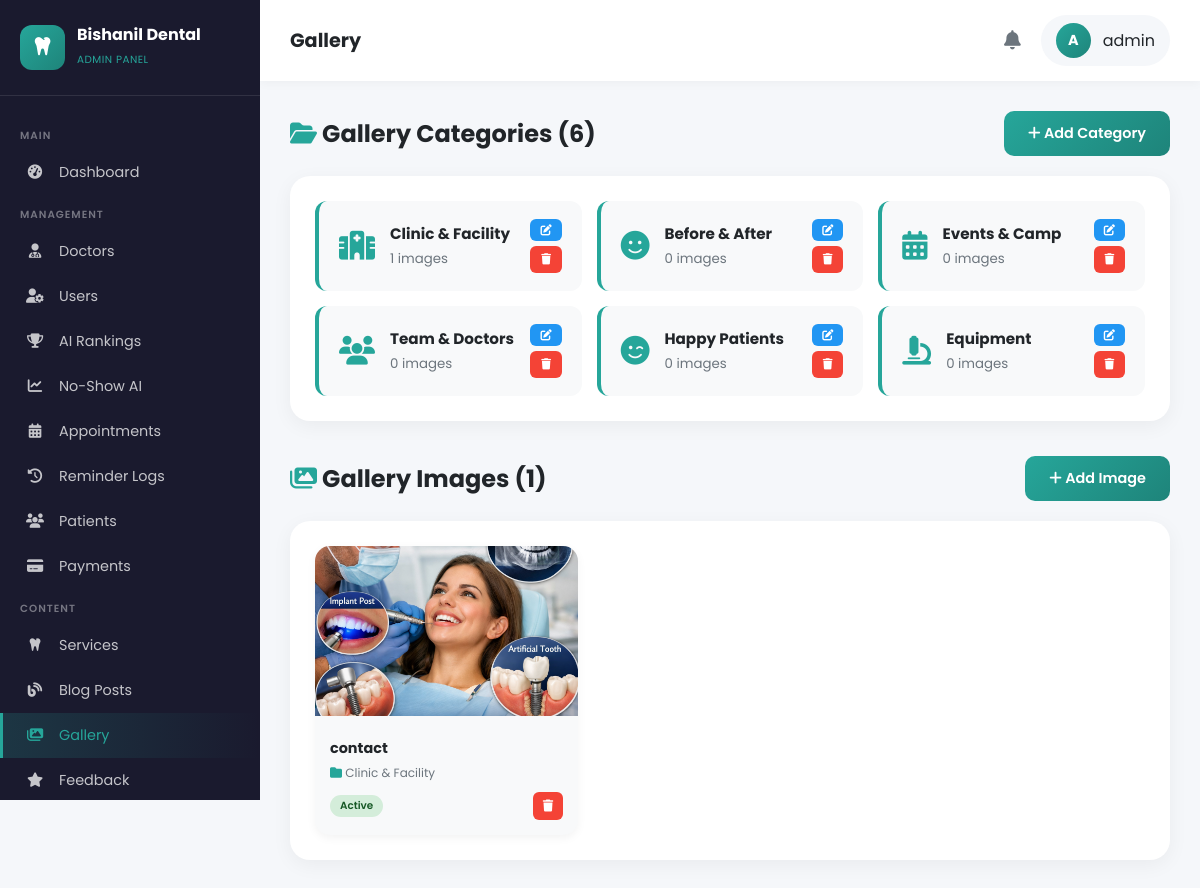
Page /admin-panel/gallery/ (signed in) on the earlier database version.
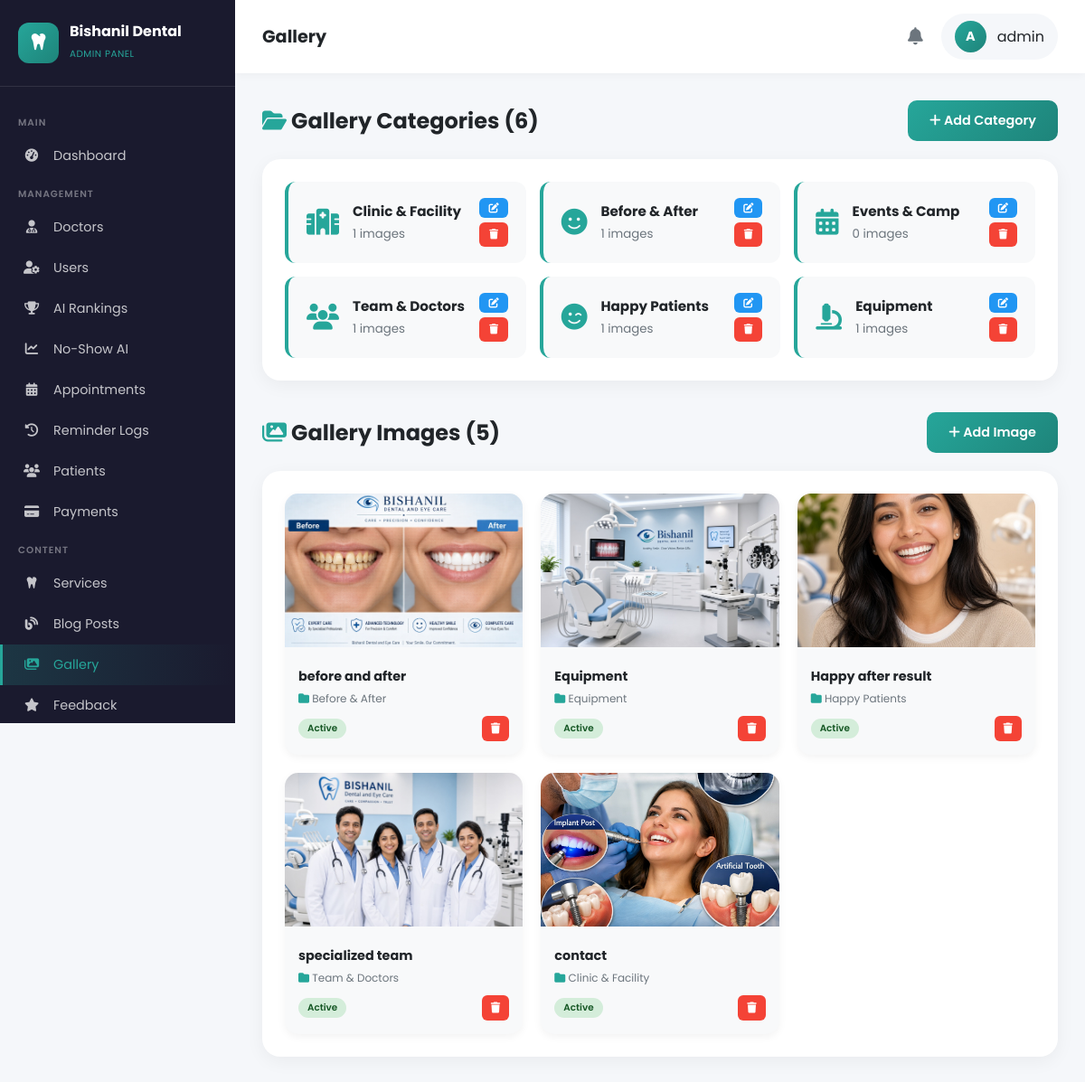
Same page on the later database version.
### gallery/models.py (models this page shows, shortened)
class GalleryCategory(models.Model):
    CATEGORY_TYPES = [
        ('clinic', 'Clinic & Facility'),
        ('before_after', 'Before & After'),
        ('events', 'Events & Camp'),
        ('team', 'Team & Doctors'),
        ('patients', 'Happy Patients'),
        ('equipment', 'Equipment & Technology'),
    ]
    name = models.CharField(max_length=100)
    slug = models.SlugField(unique=True)
    category_type = models.CharField(max_length=50, choices=CATEGORY_TYPES)
    description = models.TextField(blank=True)
    icon_class = models.CharField(max_length=50, default='fas fa-images')
    order = models.IntegerField(default=0)
    is_active = models.BooleanField(default=True)
    class Meta:
        ordering = ['order', 'name']
        verbose_name = 'Gallery Category'
        verbose_name_plural = 'Gallery Categories'

class GalleryImage(models.Model):
    category = models.ForeignKey(GalleryCategory, on_delete=models.CASCADE, related_name='images')
    title = models.CharField(max_length=200)
    description = models.TextField(blank=True)
    image = models.ImageField(upload_to='gallery/images/')
    before_image = models.ImageField(upload_to='gallery/before_after/', blank=True, null=True)
    after_image = models.ImageField(upload_to='gallery/before_after/', blank=True, null=True)
    is_before_after = models.BooleanField(default=False)
    service_type = models.CharField(max_length=20, choices=[
        ('dental', 'Dental'),
        ('eye', 'Eye Care'),
        ('both', 'Both'),
    ], default='both')
    alt_text = models.CharField(max_length=200, blank=True)
    order = models.IntegerField(default=0)
    is_featured = models.BooleanField(default=False)
    is_active = models.BooleanField(default=True)
    date_added = models.DateField(auto_now_add=True)
    class Meta:
        ordering = ['order', '-date_added']
        verbose_name = 'Gallery Image'
        verbose_name_plural = 'Gallery Images'

### dashboard/views.py (the view)
# urls.py: path('gallery/', views.manage_gallery, name='manage_gallery'),
@login_required(login_url='/admin-panel/login/')
@user_passes_test(is_admin, login_url='/admin-panel/login/')
def manage_gallery(request):
    return render(request, 'dashboard/manage_gallery.html', {
        'images': GalleryImage.objects.all().order_by('-date_added'),
        'categories': GalleryCategory.objects.all(),
    })

### contact/context_processors.py (called while the page is built)
def contact_settings(request):
    try:
        settings = ContactSettings.objects.first()
    except:
        settings = None
    return {'contact_settings': settings}

### dashboard/views.py (called while the page is built)
def is_admin(user):
    return user.is_authenticated and user.is_staff

### doctors/context_processors.py (called while the page is built)
def doctor_profile(request):
    if request.user.is_authenticated:
        try:
            from .models import Doctor
            doctor = Doctor.objects.get(user=request.user)
            return {'doctor_profile': doctor}
        except:
            pass
    return {'doctor_profile': None}

### seo/context_processors.py (called while the page is built)
def seo_settings(request):
    try:
        settings = SEOSettings.objects.first()
        current_site = Site.objects.get_current()
    except:
        settings = None
        current_site = None
    path = request.path
    page_type = 'home'
    if '/dental/' in path:
        page_type = 'dental'
    elif '/eyecare/' in path:
        page_type = 'eye'
    elif '/doctors/' in path:
        page_type = 'doctors'
    elif '/blog/' in path:
        page_type = 'blog'
    elif '/gallery/' in path:
        page_type = 'gallery'
    elif '/contact/' in path:
        page_type = 'contact'
    elif '/appointments/' in path:
        page_type = 'appointments'
    return {
        'seo_settings': settings,
        'current_site': current_site,
        'current_page_type': page_type,
        'current_path': path,
    }

### templates/dashboard/manage_gallery.html (shortened to what this page needs)
{% extends 'dashboard/base_admin.html' %}
{% load static %}
{% block page_title %}Gallery{% endblock %}
{% block content %}
<div style="display: flex; justify-content: space-between; align-items: center; margin-bottom: 20px; flex-wrap: wrap; gap: 15px;">
    <h2 style="color: #212529; margin: 0;"><i class="fas fa-folder-open" style="color: #26a69a;"></i> Gallery Categories ({{ categories.count }})</h2>
    <button onclick="openCategoryModal()" style="background: linear-gradient(135deg, #26a69a, #1e847a); color: white; padding: 12px 24px; border-radius: 10px; border: none; cursor: pointer; font-weight: 600; font-family: inherit; font-size: 0.9rem;">
        <i class="fas fa-plus"></i> Add Category
    </button>
</div>
<div style="background: white; border-radius: 20px; padding: 25px; box-shadow: 0 5px 20px rgba(0,0,0,0.05); margin-bottom: 35px;">
    {% if categories %}
    <div style="display: grid; grid-template-columns: repeat(auto-fill, minmax(250px, 1fr)); gap: 15px;">
        {% for cat in categories %}
        <div style="background: #f8f9fa; padding: 18px 20px; border-radius: 12px; display: flex; align-items: center; gap: 15px; border-left: 4px solid {% if cat.is_active %}#26a69a{% else %}#f44336{% endif %};">
            <i class="{{ cat.icon_class }}" style="font-size: 1.8rem; color: #26a69a;"></i>
            <div style="flex: 1;">
                <strong style="font-size: 0.95rem; display: block;">{{ cat.name }}</strong>
                <small style="color: #6c757d;">{{ cat.images.count }} images</small>
            </div>
            <div style="display: flex; flex-direction: column; gap: 5px;">
                <button onclick="openEditCategoryModal({{ cat.id }}, '{{ cat.name|escapejs }}', '{{ cat.slug }}', '{{ cat.category_type }}', '{{ cat.description|escapejs }}', '{{ cat.icon_class }}', {{ cat.order }}, {{ cat.is_active|yesno:'true,false' }})" style="background: #2196f3; color: white; padding: 5px 10px; border-radius: 6px; border: none; cursor: pointer; font-size: 0.7rem;">
                    <i class="fas fa-edit"></i>
                </button>
                <a href="{% url 'dashboard:delete_gallery_category' cat.id %}" onclick="return confirm('Delete category: {{ cat.name }}? This will also delete all its images.');" style="background: #f44336; color: white; padding: 5px 10px; border-radius: 6px; text-decoration: none; font-size: 0.7rem; text-align: center;">
                    <i class="fas fa-trash"></i>
                </a>
            </div>
        </div>
        {% endfor %}
    </div>
    {% else %}
    <p style="text-align: center; padding: 30px; color: #6c757d;">No categories yet. Click "Add Category" to create one.</p>
    {% endif %}
</div>
<div style="display: flex; justify-content: space-between; align-items: center; margin-bottom: 20px; flex-wrap: wrap; gap: 15px;">
    <h2 style="color: #212529; margin: 0;"><i class="fas fa-images" style="color: #26a69a;"></i> Gallery Images ({{ images.count }})</h2>
    {% if categories %}
    <button onclick="openAddModal()" style="background: linear-gradient(135deg, #26a69a, #1e847a); color: white; padding: 12px 24px; border-radius: 10px; border: none; cursor: pointer; font-weight: 600; font-family: inherit; font-size: 0.9rem;">
        <i class="fas fa-plus"></i> Add Image
    </button>
    {% endif %}
</div>
<div style="background: white; border-radius: 20px; padding: 25px; box-shadow: 0 5px 20px rgba(0,0,0,0.05);">
    {% if images %}
    <div style="display: grid; grid-template-columns: repeat(auto-fill, minmax(230px, 1fr)); gap: 20px;">
        {% for image in images %}
        <div style="background: #f8f9fa; border-radius: 15px; overflow: hidden; box-shadow: 0 3px 10px rgba(0,0,0,0.05);">
            {% if image.image %}
            <img src="{{ image.image.url }}" style="width: 100%; height: 170px; object-fit: cover;">
            {% elif image.is_before_after and image.after_image %}
            <img src="{{ image.after_image.url }}" style="width: 100%; height: 170px; object-fit: cover;">
            {% else %}
            <div style="width: 100%; height: 170px; background: #e9ecef; display: flex; align-items: center; justify-content: center; color: #adb5bd;">
                <i class="fas fa-image" style="font-size: 3rem;"></i>
            </div>
            {% endif %}
            <div style="padding: 15px;">
                <strong style="font-size: 0.9rem; display: block; margin-bottom: 5px;">{{ image.title|truncatechars:30 }}</strong>
                <p style="font-size: 0.75rem; color: #6c757d; margin: 0 0 10px 0;">
                    <i class="fas fa-folder" style="color: #26a69a;"></i> {{ image.category.name }}
                </p>
                <div style="display: flex; justify-content: space-between; align-items: center;">
                    {% if image.is_active %}
                    <span style="background: #d4edda; color: #155724; padding: 3px 10px; border-radius: 20px; font-size: 0.65rem; font-weight: 600;">Active</span>
                    {% else %}
                    <span style="background: #f8d7da; color: #721c24; padding: 3px 10px; border-radius: 20px; font-size: 0.65rem; font-weight: 600;">Inactive</span>
                    {% endif %}
                    <a href="{% url 'dashboard:delete_gallery' image.id %}" onclick="return confirm('Delete this image?');" style="background: #f44336; color: white; padding: 5px 10px; border-radius: 6px; text-decoration: none; font-size: 0.75rem;">
                        <i class="fas fa-trash"></i>
                    </a>
                </div>
            </div>
        </div>
        {% endfor %}
    </div>
    {% else %}
    <p style="text-align: center; padding: 40px; color: #6c757d;">No images yet.</p>
    {% endif %}
</div>
{% endblock %}

### templates/dashboard/base_admin.html (shortened to what this page needs)
{% load static %}
<!DOCTYPE html>
<html lang="en">
<head>
    <link rel="stylesheet" href="https://cdnjs.cloudflare.com/ajax/libs/font-awesome/6.4.0/css/all.min.css">
</head>
<body>
<aside class="admin-sidebar" id="adminSidebar">
    <div class="sidebar-header">
        <div class="logo-icon"><i class="fas fa-tooth"></i></div>
        <div><h2>Bishanil Dental</h2><small>ADMIN PANEL</small></div>
    </div>
    <ul class="sidebar-menu">
        <li class="menu-category">Main</li>
        <li><a href="{% url 'dashboard:admin_dashboard' %}" class="{% if request.resolver_match.url_name == 'admin_dashboard' %}active{% endif %}"><i class="fas fa-tachometer-alt"></i> Dashboard</a></li>
        <li class="menu-category">Management</li>
        <li><a href="{% url 'dashboard:manage_doctors' %}" class="{% if 'doctor' in request.resolver_match.url_name %}active{% endif %}"><i class="fas fa-user-md"></i> Doctors</a></li>
        <li><a href="{% url 'dashboard:manage_users' %}" class="{% if 'user' in request.resolver_match.url_name %}active{% endif %}"><i class="fas fa-user-cog"></i> Users</a></li>
        <li><a href="{% url 'dashboard:doctor_rankings' %}" class="{% if 'rankings' in request.resolver_match.url_name %}active{% endif %}"><i class="fas fa-trophy"></i> AI Rankings</a></li>
        <li><a href="{% url 'dashboard:no_show_analytics' %}" class=""><i class="fas fa-chart-line"></i> No-Show AI</a></li>
        <li><a href="{% url 'dashboard:manage_appointments' %}" class="{% if 'appointment' in request.resolver_match.url_name %}active{% endif %}"><i class="fas fa-calendar-alt"></i> Appointments</a></li>
        <li><a href="{% url 'dashboard:reminder_logs' %}" class="{% if 'reminder' in request.resolver_match.url_name %}active{% endif %}"><i class="fas fa-history"></i> Reminder Logs</a></li>
        <li><a href="{% url 'dashboard:manage_patients' %}" class="{% if 'patient' in request.resolver_match.url_name %}active{% endif %}"><i class="fas fa-users"></i> Patients</a></li>
        <li><a href="{% url 'dashboard:manage_payments' %}" class="{% if 'payment' in request.resolver_match.url_name %}active{% endif %}"><i class="fas fa-credit-card"></i> Payments</a></li>
        <li class="menu-category">Content</li>
        <li><a href="{% url 'dashboard:manage_services' %}" class="{% if 'service' in request.resolver_match.url_name %}active{% endif %}"><i class="fas fa-tooth"></i> Services</a></li>
        <li><a href="{% url 'dashboard:manage_blog' %}" class="{% if 'blog' in request.resolver_match.url_name %}active{% endif %}"><i class="fas fa-blog"></i> Blog Posts</a></li>
        <li><a href="{% url 'dashboard:manage_gallery' %}" class="{% if 'gallery' in request.resolver_match.url_name %}active{% endif %}"><i class="fas fa-images"></i> Gallery</a></li>
        <li><a href="{% url 'dashboard:manage_feedback' %}" class="{% if 'feedback' in request.resolver_match.url_name %}active{% endif %}"><i class="fas fa-star"></i> Feedback</a></li>
    </ul>
</aside>
<div class="admin-main">
    <nav class="admin-navbar">
        <div class="navbar-left">
            <h1>{% block page_title %}Dashboard{% endblock %}</h1>
        </div>
        <div class="navbar-right">
            <div class="nav-icon"><i class="fas fa-bell"></i></div>
            <div class="admin-user">
                <div class="avatar">{{ request.user.username|slice:":1"|upper }}</div>
                <span>{{ request.user.username }}</span>
            </div>
        </div>
    </nav>
    <div class="admin-content">
        {% block content %}{% endblock %}
    </div>
</div>
</body>
</html>

### templates/dashboard/base_admin.html (style rules this page uses)
:root { --teal: #26a69a; --teal-dark: #1e847a; --sidebar-bg: #1a1a2e; --sidebar-hover: #16213e; --bg-light: #f5f7fa; --text-dark: #212529; --text-muted: #6c757d; }
* { margin: 0; padding: 0; box-sizing: border-box; }
body { font-family: 'Poppins', sans-serif; background: var(--bg-light); color: var(--text-dark); }
.admin-sidebar { position: fixed; left: 0; top: 0; width: 260px; height: 100vh; background: var(--sidebar-bg); color: white; overflow-y: auto; z-index: 1000; transition: all 0.3s; }
.sidebar-header { padding: 25px 20px; border-bottom: 1px solid rgba(255,255,255,0.1); display: flex; align-items: center; gap: 12px; }
.sidebar-header .logo-icon { width: 45px; height: 45px; background: linear-gradient(135deg, #26a69a, #1e847a); border-radius: 12px; display: flex; align-items: center; justify-content: center; font-size: 1.3rem; }
.sidebar-header h2 { font-size: 1rem; font-weight: 700; line-height: 1.2; }
.sidebar-header small { font-size: 0.65rem; color: #26a69a; letter-spacing: 0.5px; }
.sidebar-menu { padding: 20px 0; list-style: none; }
.menu-category { padding: 12px 20px 6px; font-size: 0.65rem; color: rgba(255,255,255,0.4); text-transform: uppercase; letter-spacing: 1px; font-weight: 600; }
.sidebar-menu li a { display: flex; align-items: center; gap: 14px; padding: 12px 22px; color: rgba(255,255,255,0.75); text-decoration: none; transition: all 0.3s; font-size: 0.9rem; border-left: 3px solid transparent; }
.sidebar-menu li a.active { background: linear-gradient(90deg, rgba(38,166,154,0.2), transparent); color: #26a69a; border-left-color: #26a69a; }
.sidebar-menu li a i { width: 20px; text-align: center; }
.admin-main { margin-left: 260px; min-height: 100vh; transition: all 0.3s; }
.admin-navbar { background: white; padding: 15px 30px; display: flex; justify-content: space-between; align-items: center; box-shadow: 0 2px 10px rgba(0,0,0,0.04); position: sticky; top: 0; z-index: 100; }
.navbar-left { display: flex; align-items: center; gap: 15px; }
.navbar-left h1 { font-size: 1.2rem; color: var(--text-dark); }
.navbar-right { display: flex; align-items: center; gap: 20px; }
.nav-icon { position: relative; font-size: 1.2rem; color: var(--text-muted); cursor: pointer; }
.admin-user { display: flex; align-items: center; gap: 12px; padding: 8px 15px; background: var(--bg-light); border-radius: 50px; }
.admin-user .avatar { width: 35px; height: 35px; border-radius: 50%; background: linear-gradient(135deg, #26a69a, #1e847a); display: flex; align-items: center; justify-content: center; color: white; font-weight: 700; font-size: 0.9rem; }
.admin-content { padding: 30px; }

Differences in the rows shown:
computed for GalleryCategory "Before & After": images.count "0" → "1"
computed for GalleryCategory "Team & Doctors": images.count "0" → "1"
computed for GalleryCategory "Happy Patients": images.count "0" → "1"
computed for GalleryCategory "Equipment": images.count "0" → "1"
added GalleryImage: image (picture), title "before and after", category.name "Before & After", is_active "Active"
added GalleryImage: image (picture), title "Equipment", category.name "Equipment", is_active "Active"
added GalleryImage: image (picture), title "Happy after result", category.name "Happy Patients", is_active "Active"
added GalleryImage: image (picture), title "specialized team", category.name "Team & Doctors", is_active "Active"
Other differences:
{{ images.count }}: "1" → "5"
